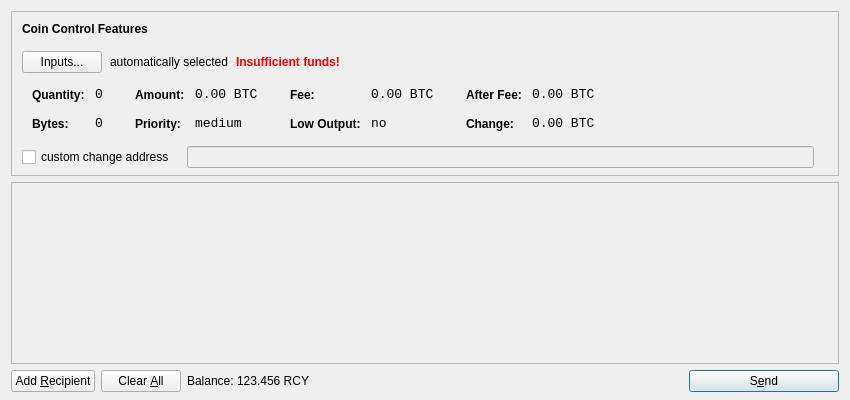
<?xml version="1.0" encoding="UTF-8"?>
<ui version="4.0">
 <class>SendCoinsDialog</class>
 <widget class="QDialog" name="SendCoinsDialog">
  <property name="geometry">
   <rect>
    <x>0</x>
    <y>0</y>
    <width>850</width>
    <height>400</height>
   </rect>
  </property>
  <property name="windowTitle">
   <string>Send Coins</string>
  </property>
  <layout class="QVBoxLayout" name="verticalLayout" stretch="0,1,0">
   <property name="bottomMargin">
    <number>8</number>
   </property>
   <item>
    <widget class="QFrame" name="frameCoinControl">
     <property name="sizePolicy">
      <sizepolicy hsizetype="Expanding" vsizetype="Expanding">
       <horstretch>0</horstretch>
       <verstretch>0</verstretch>
      </sizepolicy>
     </property>
     <property name="maximumSize">
      <size>
       <width>16777215</width>
       <height>16777215</height>
      </size>
     </property>
     <property name="frameShape">
      <enum>QFrame::StyledPanel</enum>
     </property>
     <property name="frameShadow">
      <enum>QFrame::Sunken</enum>
     </property>
     <layout class="QVBoxLayout" name="verticalLayoutCoinControl2">
      <property name="spacing">
       <number>-1</number>
      </property>
      <property name="leftMargin">
       <number>0</number>
      </property>
      <property name="topMargin">
       <number>0</number>
      </property>
      <property name="rightMargin">
       <number>0</number>
      </property>
      <property name="bottomMargin">
       <number>6</number>
      </property>
      <item>
       <layout class="QVBoxLayout" name="verticalLayoutCoinControl" stretch="0,0,0,0,1">
        <property name="spacing">
         <number>0</number>
        </property>
        <property name="leftMargin">
         <number>10</number>
        </property>
        <property name="topMargin">
         <number>10</number>
        </property>
        <item>
         <layout class="QHBoxLayout" name="horizontalLayoutCoinControl1">
          <property name="bottomMargin">
           <number>15</number>
          </property>
          <item>
           <widget class="QLabel" name="labelCoinControlFeatures">
            <property name="sizePolicy">
             <sizepolicy hsizetype="Preferred" vsizetype="Maximum">
              <horstretch>0</horstretch>
              <verstretch>0</verstretch>
             </sizepolicy>
            </property>
            <property name="font">
             <font>
              <weight>75</weight>
              <bold>true</bold>
             </font>
            </property>
            <property name="styleSheet">
             <string notr="true">font-weight:bold;</string>
            </property>
            <property name="text">
             <string>Coin Control Features</string>
            </property>
           </widget>
          </item>
         </layout>
        </item>
        <item>
         <layout class="QHBoxLayout" name="horizontalLayoutCoinControl2" stretch="0,0,0,0">
          <property name="spacing">
           <number>8</number>
          </property>
          <property name="bottomMargin">
           <number>10</number>
          </property>
          <item>
           <widget class="QPushButton" name="pushButtonCoinControl">
            <property name="styleSheet">
             <string notr="true"/>
            </property>
            <property name="text">
             <string>Inputs...</string>
            </property>
           </widget>
          </item>
          <item>
           <widget class="QLabel" name="labelCoinControlAutomaticallySelected">
            <property name="text">
             <string>automatically selected</string>
            </property>
            <property name="margin">
             <number>5</number>
            </property>
           </widget>
          </item>
          <item>
           <widget class="QLabel" name="labelCoinControlInsuffFunds">
            <property name="font">
             <font>
              <weight>75</weight>
              <bold>true</bold>
             </font>
            </property>
            <property name="styleSheet">
             <string notr="true">color:red;font-weight:bold;</string>
            </property>
            <property name="text">
             <string>Insufficient funds!</string>
            </property>
            <property name="margin">
             <number>5</number>
            </property>
           </widget>
          </item>
          <item>
           <spacer name="horizontalSpacerCoinControl">
            <property name="orientation">
             <enum>Qt::Horizontal</enum>
            </property>
            <property name="sizeHint" stdset="0">
             <size>
              <width>40</width>
              <height>1</height>
             </size>
            </property>
           </spacer>
          </item>
         </layout>
        </item>
        <item>
         <widget class="QWidget" name="widgetCoinControl" native="true">
          <property name="sizePolicy">
           <sizepolicy hsizetype="Preferred" vsizetype="Preferred">
            <horstretch>0</horstretch>
            <verstretch>0</verstretch>
           </sizepolicy>
          </property>
          <property name="minimumSize">
           <size>
            <width>0</width>
            <height>0</height>
           </size>
          </property>
          <property name="styleSheet">
           <string notr="true"/>
          </property>
          <layout class="QHBoxLayout" name="horizontalLayoutCoinControl5">
           <property name="margin">
            <number>0</number>
           </property>
           <item>
            <layout class="QHBoxLayout" name="horizontalLayoutCoinControl3" stretch="0,0,0,1">
             <property name="spacing">
              <number>20</number>
             </property>
             <property name="topMargin">
              <number>0</number>
             </property>
             <property name="bottomMargin">
              <number>10</number>
             </property>
             <item>
              <layout class="QFormLayout" name="formLayoutCoinControl1">
               <property name="horizontalSpacing">
                <number>10</number>
               </property>
               <property name="verticalSpacing">
                <number>14</number>
               </property>
               <property name="leftMargin">
                <number>10</number>
               </property>
               <property name="topMargin">
                <number>4</number>
               </property>
               <property name="rightMargin">
                <number>6</number>
               </property>
               <item row="0" column="0">
                <widget class="QLabel" name="labelCoinControlQuantityText">
                 <property name="styleSheet">
                  <string notr="true">font-weight:bold;</string>
                 </property>
                 <property name="text">
                  <string>Quantity:</string>
                 </property>
                 <property name="margin">
                  <number>0</number>
                 </property>
                </widget>
               </item>
               <item row="0" column="1">
                <widget class="QLabel" name="labelCoinControlQuantity">
                 <property name="font">
                  <font>
                   <family>Monospace</family>
                   <pointsize>10</pointsize>
                  </font>
                 </property>
                 <property name="cursor">
                  <cursorShape>IBeamCursor</cursorShape>
                 </property>
                 <property name="contextMenuPolicy">
                  <enum>Qt::ActionsContextMenu</enum>
                 </property>
                 <property name="text">
                  <string notr="true">0</string>
                 </property>
                 <property name="margin">
                  <number>0</number>
                 </property>
                 <property name="textInteractionFlags">
                  <set>Qt::LinksAccessibleByMouse|Qt::TextSelectableByKeyboard|Qt::TextSelectableByMouse</set>
                 </property>
                </widget>
               </item>
               <item row="1" column="0">
                <widget class="QLabel" name="labelCoinControlBytesText">
                 <property name="styleSheet">
                  <string notr="true">font-weight:bold;</string>
                 </property>
                 <property name="text">
                  <string>Bytes:</string>
                 </property>
                </widget>
               </item>
               <item row="1" column="1">
                <widget class="QLabel" name="labelCoinControlBytes">
                 <property name="font">
                  <font>
                   <family>Monospace</family>
                   <pointsize>10</pointsize>
                  </font>
                 </property>
                 <property name="cursor">
                  <cursorShape>IBeamCursor</cursorShape>
                 </property>
                 <property name="contextMenuPolicy">
                  <enum>Qt::ActionsContextMenu</enum>
                 </property>
                 <property name="text">
                  <string notr="true">0</string>
                 </property>
                 <property name="textInteractionFlags">
                  <set>Qt::LinksAccessibleByMouse|Qt::TextSelectableByKeyboard|Qt::TextSelectableByMouse</set>
                 </property>
                </widget>
               </item>
              </layout>
             </item>
             <item>
              <layout class="QFormLayout" name="formLayoutCoinControl2">
               <property name="horizontalSpacing">
                <number>10</number>
               </property>
               <property name="verticalSpacing">
                <number>14</number>
               </property>
               <property name="leftMargin">
                <number>6</number>
               </property>
               <property name="topMargin">
                <number>4</number>
               </property>
               <property name="rightMargin">
                <number>6</number>
               </property>
               <item row="0" column="0">
                <widget class="QLabel" name="labelCoinControlAmountText">
                 <property name="styleSheet">
                  <string notr="true">font-weight:bold;</string>
                 </property>
                 <property name="text">
                  <string>Amount:</string>
                 </property>
                 <property name="margin">
                  <number>0</number>
                 </property>
                </widget>
               </item>
               <item row="0" column="1">
                <widget class="QLabel" name="labelCoinControlAmount">
                 <property name="font">
                  <font>
                   <family>Monospace</family>
                   <pointsize>10</pointsize>
                  </font>
                 </property>
                 <property name="cursor">
                  <cursorShape>IBeamCursor</cursorShape>
                 </property>
                 <property name="contextMenuPolicy">
                  <enum>Qt::ActionsContextMenu</enum>
                 </property>
                 <property name="text">
                  <string notr="true">0.00 BTC</string>
                 </property>
                 <property name="textInteractionFlags">
                  <set>Qt::LinksAccessibleByMouse|Qt::TextSelectableByKeyboard|Qt::TextSelectableByMouse</set>
                 </property>
                </widget>
               </item>
               <item row="1" column="0">
                <widget class="QLabel" name="labelCoinControlPriorityText">
                 <property name="styleSheet">
                  <string notr="true">font-weight:bold;</string>
                 </property>
                 <property name="text">
                  <string>Priority:</string>
                 </property>
                </widget>
               </item>
               <item row="1" column="1">
                <widget class="QLabel" name="labelCoinControlPriority">
                 <property name="font">
                  <font>
                   <family>Monospace</family>
                   <pointsize>10</pointsize>
                  </font>
                 </property>
                 <property name="cursor">
                  <cursorShape>IBeamCursor</cursorShape>
                 </property>
                 <property name="contextMenuPolicy">
                  <enum>Qt::ActionsContextMenu</enum>
                 </property>
                 <property name="text">
                  <string>medium</string>
                 </property>
                 <property name="textInteractionFlags">
                  <set>Qt::LinksAccessibleByMouse|Qt::TextSelectableByKeyboard|Qt::TextSelectableByMouse</set>
                 </property>
                </widget>
               </item>
              </layout>
             </item>
             <item>
              <layout class="QFormLayout" name="formLayoutCoinControl3">
               <property name="horizontalSpacing">
                <number>10</number>
               </property>
               <property name="verticalSpacing">
                <number>14</number>
               </property>
               <property name="leftMargin">
                <number>6</number>
               </property>
               <property name="topMargin">
                <number>4</number>
               </property>
               <property name="rightMargin">
                <number>6</number>
               </property>
               <item row="0" column="0">
                <widget class="QLabel" name="labelCoinControlFeeText">
                 <property name="styleSheet">
                  <string notr="true">font-weight:bold;</string>
                 </property>
                 <property name="text">
                  <string>Fee:</string>
                 </property>
                 <property name="margin">
                  <number>0</number>
                 </property>
                </widget>
               </item>
               <item row="0" column="1">
                <widget class="QLabel" name="labelCoinControlFee">
                 <property name="font">
                  <font>
                   <family>Monospace</family>
                   <pointsize>10</pointsize>
                  </font>
                 </property>
                 <property name="cursor">
                  <cursorShape>IBeamCursor</cursorShape>
                 </property>
                 <property name="contextMenuPolicy">
                  <enum>Qt::ActionsContextMenu</enum>
                 </property>
                 <property name="text">
                  <string notr="true">0.00 BTC</string>
                 </property>
                 <property name="textInteractionFlags">
                  <set>Qt::LinksAccessibleByMouse|Qt::TextSelectableByKeyboard|Qt::TextSelectableByMouse</set>
                 </property>
                </widget>
               </item>
               <item row="1" column="0">
                <widget class="QLabel" name="labelCoinControlLowOutputText">
                 <property name="styleSheet">
                  <string notr="true">font-weight:bold;</string>
                 </property>
                 <property name="text">
                  <string>Low Output:</string>
                 </property>
                </widget>
               </item>
               <item row="1" column="1">
                <widget class="QLabel" name="labelCoinControlLowOutput">
                 <property name="font">
                  <font>
                   <family>Monospace</family>
                   <pointsize>10</pointsize>
                  </font>
                 </property>
                 <property name="cursor">
                  <cursorShape>IBeamCursor</cursorShape>
                 </property>
                 <property name="contextMenuPolicy">
                  <enum>Qt::ActionsContextMenu</enum>
                 </property>
                 <property name="text">
                  <string>no</string>
                 </property>
                 <property name="textInteractionFlags">
                  <set>Qt::LinksAccessibleByMouse|Qt::TextSelectableByKeyboard|Qt::TextSelectableByMouse</set>
                 </property>
                </widget>
               </item>
              </layout>
             </item>
             <item>
              <layout class="QFormLayout" name="formLayoutCoinControl4">
               <property name="horizontalSpacing">
                <number>10</number>
               </property>
               <property name="verticalSpacing">
                <number>14</number>
               </property>
               <property name="leftMargin">
                <number>6</number>
               </property>
               <property name="topMargin">
                <number>4</number>
               </property>
               <property name="rightMargin">
                <number>6</number>
               </property>
               <item row="0" column="0">
                <widget class="QLabel" name="labelCoinControlAfterFeeText">
                 <property name="styleSheet">
                  <string notr="true">font-weight:bold;</string>
                 </property>
                 <property name="text">
                  <string>After Fee:</string>
                 </property>
                 <property name="margin">
                  <number>0</number>
                 </property>
                </widget>
               </item>
               <item row="0" column="1">
                <widget class="QLabel" name="labelCoinControlAfterFee">
                 <property name="font">
                  <font>
                   <family>Monospace</family>
                   <pointsize>10</pointsize>
                  </font>
                 </property>
                 <property name="cursor">
                  <cursorShape>IBeamCursor</cursorShape>
                 </property>
                 <property name="contextMenuPolicy">
                  <enum>Qt::ActionsContextMenu</enum>
                 </property>
                 <property name="text">
                  <string notr="true">0.00 BTC</string>
                 </property>
                 <property name="textInteractionFlags">
                  <set>Qt::LinksAccessibleByMouse|Qt::TextSelectableByKeyboard|Qt::TextSelectableByMouse</set>
                 </property>
                </widget>
               </item>
               <item row="1" column="0">
                <widget class="QLabel" name="labelCoinControlChangeText">
                 <property name="styleSheet">
                  <string notr="true">font-weight:bold;</string>
                 </property>
                 <property name="text">
                  <string>Change:</string>
                 </property>
                </widget>
               </item>
               <item row="1" column="1">
                <widget class="QLabel" name="labelCoinControlChange">
                 <property name="font">
                  <font>
                   <family>Monospace</family>
                   <pointsize>10</pointsize>
                  </font>
                 </property>
                 <property name="cursor">
                  <cursorShape>IBeamCursor</cursorShape>
                 </property>
                 <property name="contextMenuPolicy">
                  <enum>Qt::ActionsContextMenu</enum>
                 </property>
                 <property name="text">
                  <string notr="true">0.00 BTC</string>
                 </property>
                 <property name="textInteractionFlags">
                  <set>Qt::LinksAccessibleByMouse|Qt::TextSelectableByKeyboard|Qt::TextSelectableByMouse</set>
                 </property>
                </widget>
               </item>
              </layout>
             </item>
            </layout>
           </item>
          </layout>
         </widget>
        </item>
        <item>
         <layout class="QHBoxLayout" name="horizontalLayoutCoinControl4" stretch="0,0,0">
          <property name="spacing">
           <number>12</number>
          </property>
          <property name="sizeConstraint">
           <enum>QLayout::SetDefaultConstraint</enum>
          </property>
          <property name="topMargin">
           <number>5</number>
          </property>
          <property name="rightMargin">
           <number>5</number>
          </property>
          <item>
           <widget class="QCheckBox" name="checkBoxCoinControlChange">
            <property name="text">
             <string>custom change address</string>
            </property>
           </widget>
          </item>
          <item>
           <widget class="QLineEdit" name="lineEditCoinControlChange">
            <property name="enabled">
             <bool>false</bool>
            </property>
            <property name="sizePolicy">
             <sizepolicy hsizetype="Expanding" vsizetype="Fixed">
              <horstretch>0</horstretch>
              <verstretch>0</verstretch>
             </sizepolicy>
            </property>
           </widget>
          </item>
          <item>
           <widget class="QLabel" name="labelCoinControlChangeLabel">
            <property name="sizePolicy">
             <sizepolicy hsizetype="Preferred" vsizetype="Expanding">
              <horstretch>0</horstretch>
              <verstretch>0</verstretch>
             </sizepolicy>
            </property>
            <property name="minimumSize">
             <size>
              <width>0</width>
              <height>0</height>
             </size>
            </property>
            <property name="text">
             <string/>
            </property>
            <property name="margin">
             <number>3</number>
            </property>
           </widget>
          </item>
         </layout>
        </item>
        <item>
         <spacer name="verticalSpacerCoinControl">
          <property name="orientation">
           <enum>Qt::Vertical</enum>
          </property>
          <property name="sizeHint" stdset="0">
           <size>
            <width>800</width>
            <height>1</height>
           </size>
          </property>
         </spacer>
        </item>
       </layout>
      </item>
     </layout>
    </widget>
   </item>
   <item>
    <widget class="QScrollArea" name="scrollArea">
     <property name="widgetResizable">
      <bool>true</bool>
     </property>
     <widget class="QWidget" name="scrollAreaWidgetContents">
      <property name="geometry">
       <rect>
        <x>0</x>
        <y>0</y>
        <width>830</width>
        <height>165</height>
       </rect>
      </property>
      <layout class="QVBoxLayout" name="verticalLayout_2">
       <property name="margin">
        <number>0</number>
       </property>
       <item>
        <layout class="QVBoxLayout" name="entries">
         <property name="spacing">
          <number>6</number>
         </property>
        </layout>
       </item>
       <item>
        <spacer name="verticalSpacer">
         <property name="orientation">
          <enum>Qt::Vertical</enum>
         </property>
         <property name="sizeHint" stdset="0">
          <size>
           <width>20</width>
           <height>40</height>
          </size>
         </property>
        </spacer>
       </item>
      </layout>
     </widget>
    </widget>
   </item>
   <item>
    <layout class="QHBoxLayout" name="horizontalLayout">
     <item>
      <widget class="QPushButton" name="addButton">
       <property name="toolTip">
        <string>Send to multiple recipients at once</string>
       </property>
       <property name="text">
        <string>Add &amp;Recipient</string>
       </property>
       <property name="icon">
        <iconset resource="../bitcoin.qrc">
         <normaloff>:/icons/add</normaloff>:/icons/add</iconset>
       </property>
       <property name="autoDefault">
        <bool>false</bool>
       </property>
      </widget>
     </item>
     <item>
      <widget class="QPushButton" name="clearButton">
       <property name="sizePolicy">
        <sizepolicy hsizetype="Minimum" vsizetype="Fixed">
         <horstretch>0</horstretch>
         <verstretch>0</verstretch>
        </sizepolicy>
       </property>
       <property name="toolTip">
        <string>Remove all transaction fields</string>
       </property>
       <property name="text">
        <string>Clear &amp;All</string>
       </property>
       <property name="icon">
        <iconset resource="../bitcoin.qrc">
         <normaloff>:/icons/remove</normaloff>:/icons/remove</iconset>
       </property>
       <property name="autoRepeatDelay">
        <number>300</number>
       </property>
       <property name="autoDefault">
        <bool>false</bool>
       </property>
      </widget>
     </item>
     <item>
      <layout class="QHBoxLayout" name="horizontalLayout_2">
       <property name="spacing">
        <number>3</number>
       </property>
       <item>
        <widget class="QLabel" name="label">
         <property name="text">
          <string>Balance:</string>
         </property>
        </widget>
       </item>
       <item>
        <widget class="QLabel" name="labelBalance">
         <property name="cursor">
          <cursorShape>IBeamCursor</cursorShape>
         </property>
         <property name="text">
          <string>123.456 RCY</string>
         </property>
         <property name="textInteractionFlags">
          <set>Qt::LinksAccessibleByMouse|Qt::TextSelectableByKeyboard|Qt::TextSelectableByMouse</set>
         </property>
        </widget>
       </item>
      </layout>
     </item>
     <item>
      <spacer name="horizontalSpacer">
       <property name="orientation">
        <enum>Qt::Horizontal</enum>
       </property>
       <property name="sizeHint" stdset="0">
        <size>
         <width>40</width>
         <height>20</height>
        </size>
       </property>
      </spacer>
     </item>
     <item>
      <widget class="QPushButton" name="sendButton">
       <property name="minimumSize">
        <size>
         <width>150</width>
         <height>0</height>
        </size>
       </property>
       <property name="toolTip">
        <string>Confirm the send action</string>
       </property>
       <property name="text">
        <string>S&amp;end</string>
       </property>
       <property name="icon">
        <iconset resource="../bitcoin.qrc">
         <normaloff>:/icons/send</normaloff>:/icons/send</iconset>
       </property>
       <property name="default">
        <bool>true</bool>
       </property>
      </widget>
     </item>
    </layout>
   </item>
  </layout>
 </widget>
 <resources>
  <include location="../bitcoin.qrc"/>
 </resources>
 <connections/>
</ui>
